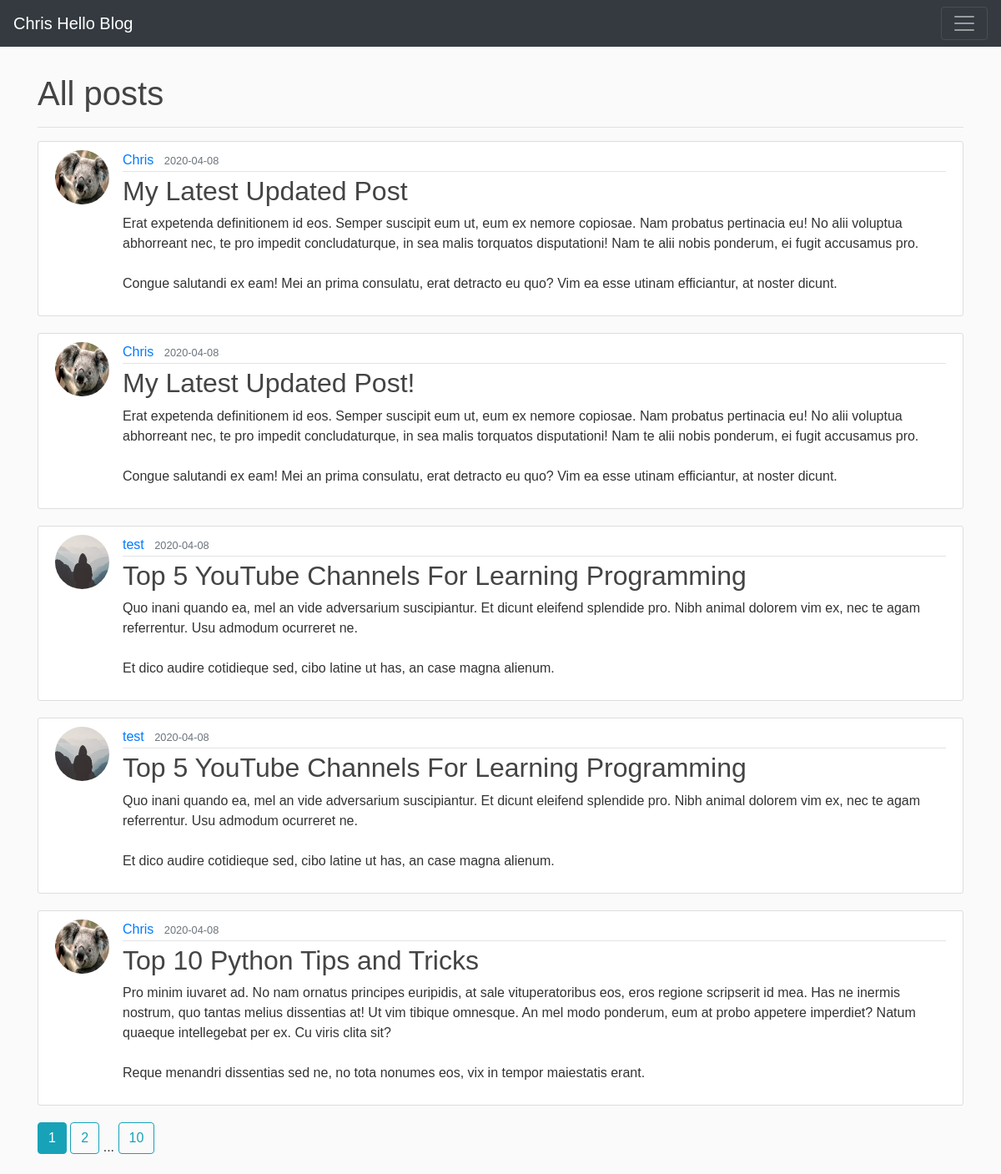
/posts, run on an earlier commit of the app's database.
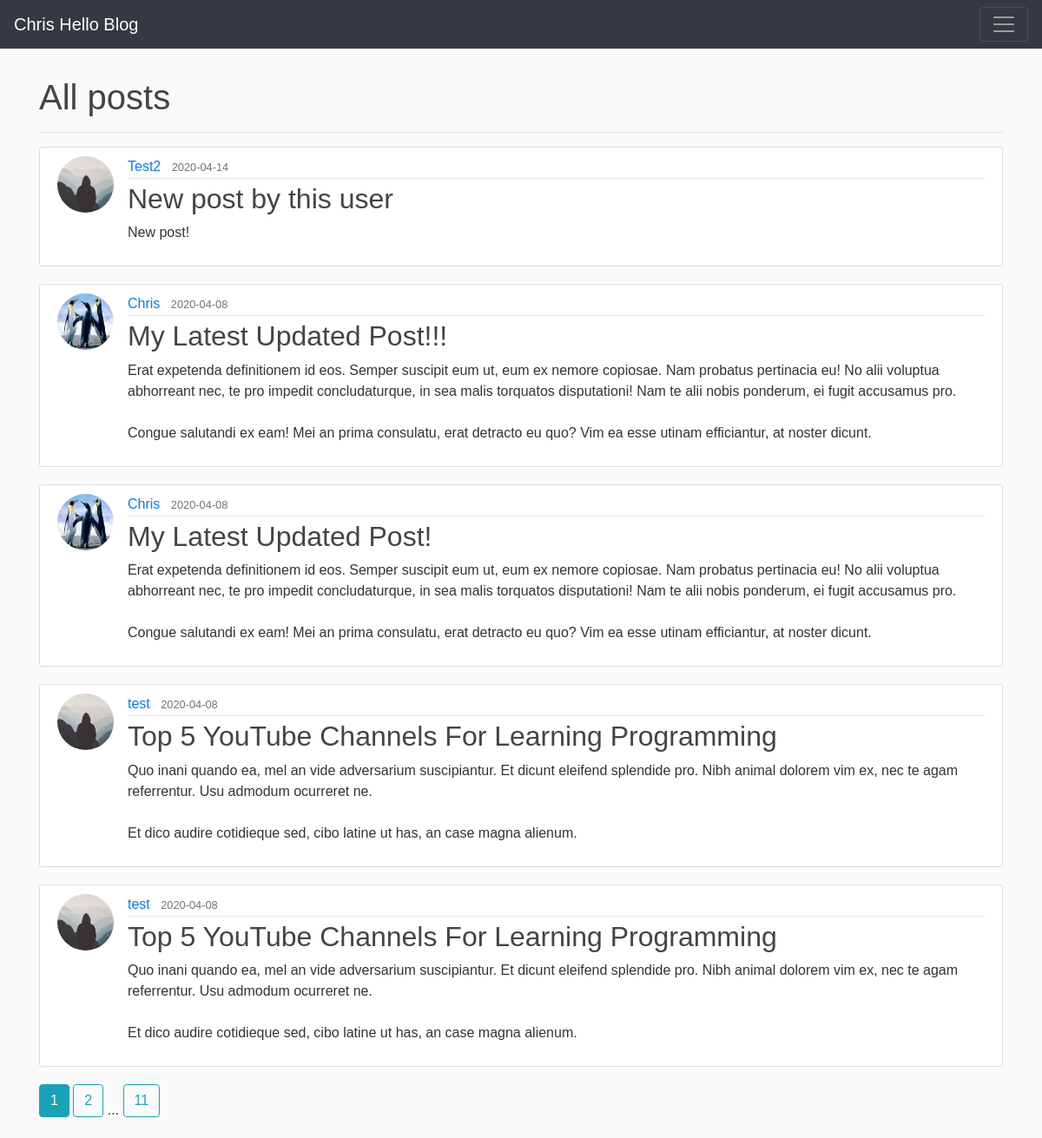
And on a later commit of the database.
### flaskblog/models.py (models this page shows, shortened)
class Post(db.Model):
    id = db.Column(db.Integer, primary_key = True)
    title = db.Column(db.String(100), nullable = False) #cant be null, must exist
    content = db.Column(db.Text, nullable = False)
    date_posted = db.Column(db.DateTime, nullable = False, default = datetime.utcnow)
    user_id = db.Column(db.Integer, db.ForeignKey('user.id'), nullable = False) # relates to the 'id' column of 'user' table (which explains the lowercase 'user')

class User(db.Model, UserMixin):
    id = db.Column(db.Integer, primary_key=True)
    username = db.Column(db.String(20), unique=True, nullable = False) #max length 20, must be unique
    email = db.Column(db.String(120), unique=True, nullable = False)
    image_file = db.Column(db.String(20), nullable = False, default='default.jpg') #length 20 because it'll hold the hash of their image
    password = db.Column(db.String(60), nullable = False)
    posts = db.relationship('Post', backref = 'author', lazy = True) # relationship, not a column!

### flaskblog/posts/routes.py (the view)
@p.route('/posts')
def posts():
    page = request.args.get('page', 1, type = int) # look for optional parameter in GET request, default to 1, of type int
    posts = Post.query.order_by(Post.date_posted.desc()).paginate(page = page, per_page = 5) # enter page requested into our paginate query on the Post model
    return render_template('posts.html', posts = posts, title = "Posts") #you will have access in html to this posts variable

### flaskblog/templates/posts.html (shortened to what this page needs)
{% extends 'base.html' %}
{% block body %}
<br>
<div>
  <h1 style="display:inline">All posts</h1>
</div>
<hr>
{% for post in posts.items %}
<article class="media content-section">
  <img class="rounded-circle article-img" src="{{ url_for('static', filename='profile_pics/' + post.author.image_file) }}">
  <div class="media-body">
    <div class="article-metadata">
      <a class="mr-2" href="{{ url_for('users.user_posts', username=post.author.username) }}">{{ post.author.username }}</a>
      <small class="text-muted">{{ post.date_posted.strftime('%Y-%m-%d') }}</small>
    </div>
    <h2><a class="article-title" href="{{ url_for('posts.post', id = post.id) }}">{{ post.title }}</a></h2>
    <p class="article-content">{{ post.content }}</p>
  </div>
</article>
{% endfor %}
{% for page_num in posts.iter_pages(left_edge=1, right_edge=1, left_current=1, right_current=2) %}
  {% if page_num %}
    {% if posts.page == page_num %}
      <a class="btn btn-info mb-4" href="{{ url_for('posts.posts', page = page_num) }}">{{ page_num }}</a>
    {% else %}
      <a class="btn btn-outline-info mb-4" href="{{ url_for('posts.posts', page = page_num) }}">{{ page_num }}</a>
    {% endif %}
  {% else %}
    ...
  {% endif %}
{% endfor %}
{% endblock %}

### flaskblog/templates/base.html (shortened to what this page needs)
<!DOCTYPE html>
<html lang="en" dir="ltr">
  <head>
    <link rel="stylesheet" href="https://stackpath.bootstrapcdn.com/bootstrap/4.4.1/css/bootstrap.min.css">
    <link rel="stylesheet" href="{{ url_for('static', filename='main.css') }}">
  </head>
  <body>
    <nav class="navbar navbar-dark bg-dark">
      <a class="navbar-brand" href="/">Chris Hello Blog</a>
      <button class="navbar-toggler" type="button" data-toggle="collapse" data-target="#navbarsExample01" aria-controls="navbarsExample01" aria-expanded="false" aria-label="Toggle navigation">
        <span class="navbar-toggler-icon"></span>
      </button>
    </nav>
    <div class="container mt-2">
      {% block body %} {% endblock %}
    </div>
  </body>
</html>

### flaskblog/static/main.css (style rules this page uses)
body { background: #fafafa; color: #333333; margin-top: 0rem; font-family: Helvetica; }
h1, h2, h3, h4, h5, h6 { color: #444444; }
.content-section { background: #ffffff; padding: 10px 20px; border: 1px solid #dddddd; border-radius: 3px; margin-bottom: 20px; }
.article-title { color: #444444; }
.article-content { white-space: pre-line; }
.article-img { height: 65px; width: 65px; margin-right: 16px; }
.article-metadata { padding-bottom: 1px; margin-bottom: 4px; border-bottom: 1px solid #e3e3e3 }

What changed in the data, as far as the page shows it:
no longer on this page (row unchanged): Post: image_file (picture), author.username "Chris", date_posted "2020-04-08", title "Top 10 Python Tips and Tricks", content "Pro minim iuvaret ad. No nam ornatus principes euripidis, at sale vituperatoribus eos, eros regione scripserit id mea. Has ne inermis nostrum, quo tantas melius dissentias at! Ut vim tibique omnesque. An mel modo ponderum, eum at probo appetere imperdiet? Natum quaeque intellegebat per ex. Cu viris clita sit? Reque menandri dissentias sed ne, no tota nonumes eos, vix in tempor maiestatis erant."
added Post: image_file (placeholder picture), author.username "Test2", date_posted "2020-04-14", title "New post by this user", content "New post!"
changed Post: image_file: a different picture; title "My Latest Updated Post" → "My Latest Updated Post!!!"
changed through a linked row, Post "My Latest Updated Post!": image_file: a different picture
Also different on the page:
new list line: "11"
list line gone: "10"
